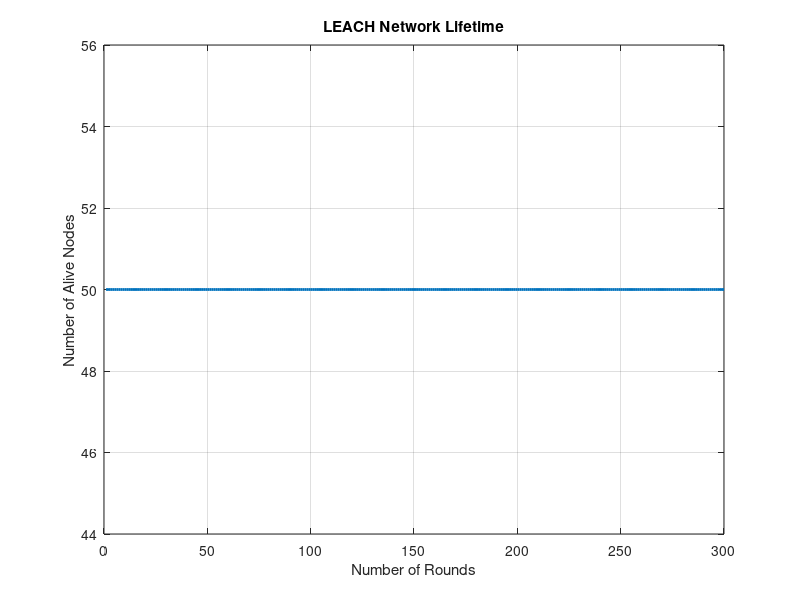
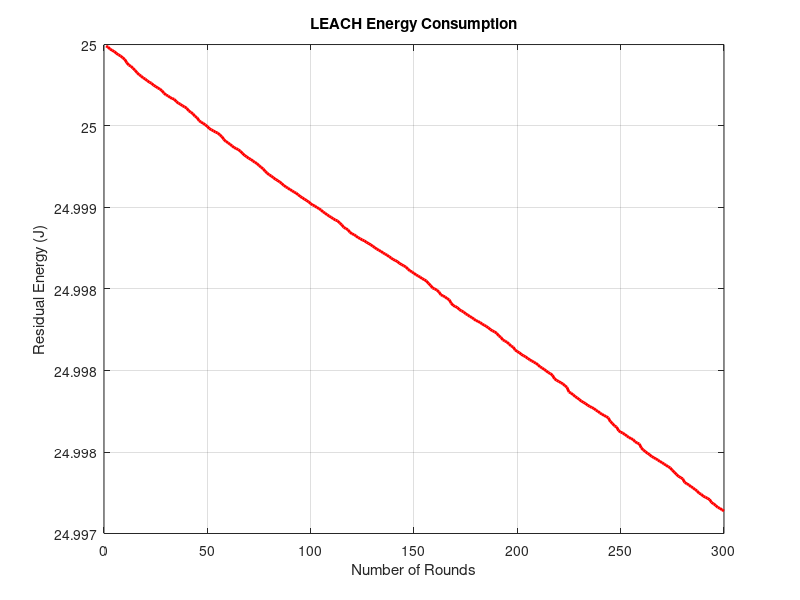

MATLAB code to generate these figures, in order:
%sheikh wasimuddin lab 6 CSEIOT61 
clc;
clear;
close all;

N = 50;
M = 100;
E = ones(1,N)*0.5;
ETX = 50e-9;
EAMP = 100e-12;
BSx = 50;
BSy = 100;
P = 0.1;
R = 300;

X = rand(1,N)*M;
Y = rand(1,N)*M;

alive = zeros(1,R);
totalEnergy = zeros(1,R);

for r = 1:R

    active = find(E > 0);

    if isempty(active)
        break;
    end

    alive(r) = length(active);

    CH = active(rand(1,length(active)) < P);

    if isempty(CH)
        CH = active(randi(length(active)));
    end

    for k = active

        if any(CH == k)
            d = sqrt((X(k)-BSx)^2 + (Y(k)-BSy)^2);
            E(k) = E(k) - (ETX + EAMP*d^2);
        else
            d = sqrt((X(k)-X(CH)).^2 + (Y(k)-Y(CH)).^2);
            d = min(d);
            E(k) = E(k) - (ETX + EAMP*d^2);
        end

        if E(k) < 0
            E(k) = 0;
        end
    end

    totalEnergy(r) = sum(E);
end

lastRound = find(alive>0,1,'last');

figure;
plot(1:lastRound,alive(1:lastRound),'LineWidth',2);
xlabel('Number of Rounds');
ylabel('Number of Alive Nodes');
title('LEACH Network Lifetime');
grid on;

figure;
plot(1:lastRound,totalEnergy(1:lastRound),'r','LineWidth',2);
xlabel('Number of Rounds');
ylabel('Residual Energy (J)');
title('LEACH Energy Consumption');
grid on;

fprintf('Total Nodes = %d\n',N);
fprintf('Network Lifetime = %d rounds\n',lastRound);
fprintf('Alive Nodes at End = %d\n',alive(lastRound));
